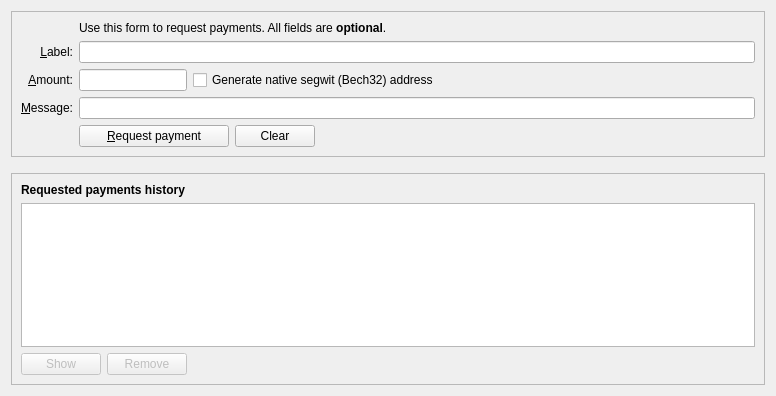
<?xml version="1.0" encoding="UTF-8"?>
<ui version="4.0">
 <class>ReceiveCoinsDialog</class>
 <widget class="QWidget" name="ReceiveCoinsDialog">
  <property name="geometry">
   <rect>
    <x>0</x>
    <y>0</y>
    <width>776</width>
    <height>396</height>
   </rect>
  </property>
  <layout class="QVBoxLayout" name="verticalLayout" stretch="0,0,1">
   <item>
    <widget class="QFrame" name="frame2">
     <property name="sizePolicy">
      <sizepolicy hsizetype="Preferred" vsizetype="Expanding">
       <horstretch>0</horstretch>
       <verstretch>0</verstretch>
      </sizepolicy>
     </property>
     <property name="frameShape">
      <enum>QFrame::StyledPanel</enum>
     </property>
     <property name="frameShadow">
      <enum>QFrame::Sunken</enum>
     </property>
     <layout class="QVBoxLayout" name="verticalLayout_3">
      <item>
       <layout class="QGridLayout" name="gridLayout">
        <item row="5" column="0">
         <widget class="QLabel" name="label">
          <property name="toolTip">
           <string>An optional amount to request. Leave this empty or zero to not request a specific amount.</string>
          </property>
          <property name="text">
           <string>&amp;Amount:</string>
          </property>
          <property name="alignment">
           <set>Qt::AlignRight|Qt::AlignTrailing|Qt::AlignVCenter</set>
          </property>
          <property name="buddy">
           <cstring>reqAmount</cstring>
          </property>
         </widget>
        </item>
        <item row="6" column="0">
         <widget class="QLabel" name="label_3">
          <property name="toolTip">
           <string>An optional message to attach to the payment request, which will be displayed when the request is opened. Note: The message will not be sent with the payment over the Randycoin network.</string>
          </property>
          <property name="text">
           <string>&amp;Message:</string>
          </property>
          <property name="alignment">
           <set>Qt::AlignRight|Qt::AlignTrailing|Qt::AlignVCenter</set>
          </property>
          <property name="buddy">
           <cstring>reqMessage</cstring>
          </property>
         </widget>
        </item>
        <item row="4" column="2">
         <widget class="QLineEdit" name="reqLabel">
          <property name="toolTip">
           <string>An optional label to associate with the new receiving address.</string>
          </property>
         </widget>
        </item>
        <item row="2" column="2">
         <widget class="QLabel" name="label_5">
          <property name="text">
           <string>Use this form to request payments. All fields are &lt;b&gt;optional&lt;/b&gt;.</string>
          </property>
         </widget>
        </item>
        <item row="4" column="0">
         <widget class="QLabel" name="label_2">
          <property name="toolTip">
           <string>An optional label to associate with the new receiving address.</string>
          </property>
          <property name="text">
           <string>&amp;Label:</string>
          </property>
          <property name="alignment">
           <set>Qt::AlignRight|Qt::AlignTrailing|Qt::AlignVCenter</set>
          </property>
          <property name="buddy">
           <cstring>reqLabel</cstring>
          </property>
         </widget>
        </item>
        <item row="6" column="2">
         <widget class="QLineEdit" name="reqMessage">
          <property name="toolTip">
           <string>An optional message to attach to the payment request, which will be displayed when the request is opened. Note: The message will not be sent with the payment over the Randycoin network.</string>
          </property>
         </widget>
        </item>
        <item row="7" column="2">
         <layout class="QHBoxLayout" name="horizontalLayout">
          <item>
           <widget class="QPushButton" name="receiveButton">
            <property name="minimumSize">
             <size>
              <width>150</width>
              <height>0</height>
             </size>
            </property>
            <property name="text">
             <string>&amp;Request payment</string>
            </property>
            <property name="icon">
             <iconset resource="../bitcoin.qrc">
              <normaloff>:/icons/receiving_addresses</normaloff>:/icons/receiving_addresses</iconset>
            </property>
           </widget>
          </item>
          <item>
           <widget class="QPushButton" name="clearButton">
            <property name="sizePolicy">
             <sizepolicy hsizetype="Minimum" vsizetype="Fixed">
              <horstretch>0</horstretch>
              <verstretch>0</verstretch>
             </sizepolicy>
            </property>
            <property name="toolTip">
             <string>Clear all fields of the form.</string>
            </property>
            <property name="text">
             <string>Clear</string>
            </property>
            <property name="icon">
             <iconset resource="../bitcoin.qrc">
              <normaloff>:/icons/remove</normaloff>:/icons/remove</iconset>
            </property>
            <property name="autoDefault">
             <bool>false</bool>
            </property>
           </widget>
          </item>
          <item>
           <spacer name="horizontalSpacer">
            <property name="orientation">
             <enum>Qt::Horizontal</enum>
            </property>
            <property name="sizeHint" stdset="0">
             <size>
              <width>40</width>
              <height>20</height>
             </size>
            </property>
           </spacer>
          </item>
         </layout>
        </item>
        <item row="7" column="0">
         <widget class="QLabel" name="label_7">
          <property name="text">
           <string/>
          </property>
         </widget>
        </item>
        <item row="5" column="2">
         <layout class="QHBoxLayout" name="horizontalLayout_6">
          <item>
           <widget class="BitcoinAmountField" name="reqAmount">
            <property name="sizePolicy">
             <sizepolicy hsizetype="Fixed" vsizetype="Fixed">
              <horstretch>0</horstretch>
              <verstretch>0</verstretch>
             </sizepolicy>
            </property>
            <property name="minimumSize">
             <size>
              <width>80</width>
              <height>0</height>
             </size>
            </property>
            <property name="maximumSize">
             <size>
              <width>1000</width>
              <height>100</height>
             </size>
            </property>
            <property name="toolTip">
             <string>An optional amount to request. Leave this empty or zero to not request a specific amount.</string>
            </property>
           </widget>
          </item>
          <item>
           <widget class="QCheckBox" name="useBech32">
            <property name="sizePolicy">
             <sizepolicy hsizetype="Fixed" vsizetype="Fixed">
              <horstretch>0</horstretch>
              <verstretch>0</verstretch>
             </sizepolicy>
            </property>
            <property name="maximumSize">
             <size>
              <width>1000</width>
              <height>16777215</height>
             </size>
            </property>
            <property name="focusPolicy">
             <enum>Qt::StrongFocus</enum>
            </property>
            <property name="toolTip">
             <string>Native segwit addresses (aka Bech32 or BIP-173) reduce your transaction fees later on and offer better protection against typos, but old wallets don't support them. When unchecked, an address compatible with older wallets will be created instead.</string>
            </property>
            <property name="text">
             <string>Generate native segwit (Bech32) address</string>
            </property>
           </widget>
          </item>
          <item>
           <spacer name="horizontalSpacer_3">
            <property name="orientation">
             <enum>Qt::Horizontal</enum>
            </property>
            <property name="sizeHint" stdset="0">
             <size>
              <width>0</width>
              <height>0</height>
             </size>
            </property>
           </spacer>
          </item>
         </layout>
        </item>
       </layout>
      </item>
     </layout>
    </widget>
   </item>
   <item>
    <spacer name="verticalSpacer_2">
     <property name="orientation">
      <enum>Qt::Vertical</enum>
     </property>
     <property name="sizeHint" stdset="0">
      <size>
       <width>20</width>
       <height>10</height>
      </size>
     </property>
    </spacer>
   </item>
   <item>
    <widget class="QFrame" name="frame">
     <property name="sizePolicy">
      <sizepolicy hsizetype="Preferred" vsizetype="Expanding">
       <horstretch>0</horstretch>
       <verstretch>0</verstretch>
      </sizepolicy>
     </property>
     <property name="frameShape">
      <enum>QFrame::StyledPanel</enum>
     </property>
     <property name="frameShadow">
      <enum>QFrame::Raised</enum>
     </property>
     <layout class="QVBoxLayout" name="verticalLayout_2">
      <item>
       <widget class="QLabel" name="label_6">
        <property name="font">
         <font>
          <weight>75</weight>
          <bold>true</bold>
         </font>
        </property>
        <property name="text">
         <string>Requested payments history</string>
        </property>
       </widget>
      </item>
      <item>
       <widget class="QTableView" name="recentRequestsView">
        <property name="contextMenuPolicy">
         <enum>Qt::CustomContextMenu</enum>
        </property>
        <property name="tabKeyNavigation">
         <bool>false</bool>
        </property>
        <property name="sortingEnabled">
         <bool>true</bool>
        </property>
       </widget>
      </item>
      <item>
       <layout class="QHBoxLayout" name="horizontalLayout_2">
        <item>
         <widget class="QPushButton" name="showRequestButton">
          <property name="enabled">
           <bool>false</bool>
          </property>
          <property name="toolTip">
           <string>Show the selected request (does the same as double clicking an entry)</string>
          </property>
          <property name="text">
           <string>Show</string>
          </property>
          <property name="icon">
           <iconset resource="../bitcoin.qrc">
            <normaloff>:/icons/edit</normaloff>:/icons/edit</iconset>
          </property>
          <property name="autoDefault">
           <bool>false</bool>
          </property>
         </widget>
        </item>
        <item>
         <widget class="QPushButton" name="removeRequestButton">
          <property name="enabled">
           <bool>false</bool>
          </property>
          <property name="toolTip">
           <string>Remove the selected entries from the list</string>
          </property>
          <property name="text">
           <string>Remove</string>
          </property>
          <property name="icon">
           <iconset resource="../bitcoin.qrc">
            <normaloff>:/icons/remove</normaloff>:/icons/remove</iconset>
          </property>
          <property name="autoDefault">
           <bool>false</bool>
          </property>
         </widget>
        </item>
        <item>
         <spacer name="horizontalSpacer_2">
          <property name="orientation">
           <enum>Qt::Horizontal</enum>
          </property>
          <property name="sizeHint" stdset="0">
           <size>
            <width>40</width>
            <height>20</height>
           </size>
          </property>
         </spacer>
        </item>
       </layout>
      </item>
     </layout>
    </widget>
   </item>
  </layout>
 </widget>
 <customwidgets>
  <customwidget>
   <class>BitcoinAmountField</class>
   <extends>QLineEdit</extends>
   <header>qt/bitcoinamountfield.h</header>
   <container>1</container>
  </customwidget>
 </customwidgets>
 <tabstops>
  <tabstop>reqLabel</tabstop>
  <tabstop>reqAmount</tabstop>
  <tabstop>useBech32</tabstop>
  <tabstop>reqMessage</tabstop>
  <tabstop>receiveButton</tabstop>
  <tabstop>clearButton</tabstop>
  <tabstop>recentRequestsView</tabstop>
  <tabstop>showRequestButton</tabstop>
  <tabstop>removeRequestButton</tabstop>
 </tabstops>
 <resources>
  <include location="../bitcoin.qrc"/>
 </resources>
 <connections/>
</ui>
